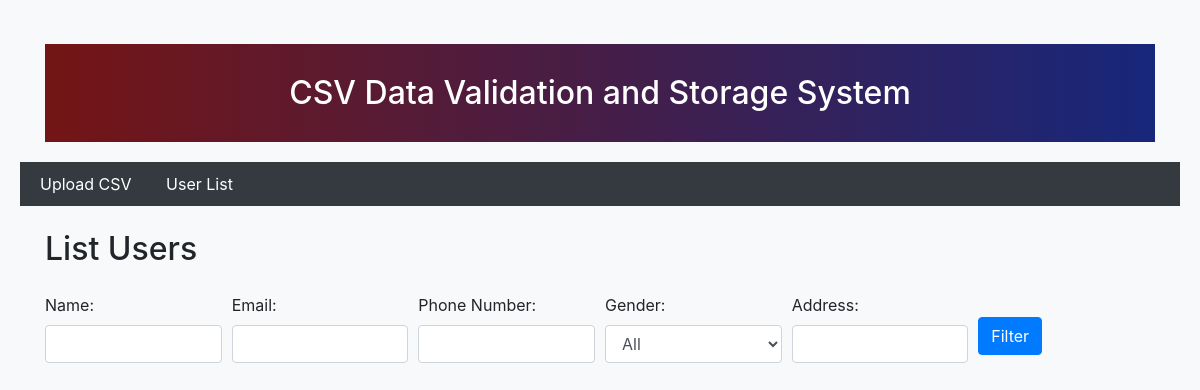
Page /list-users/ on the earlier database version.
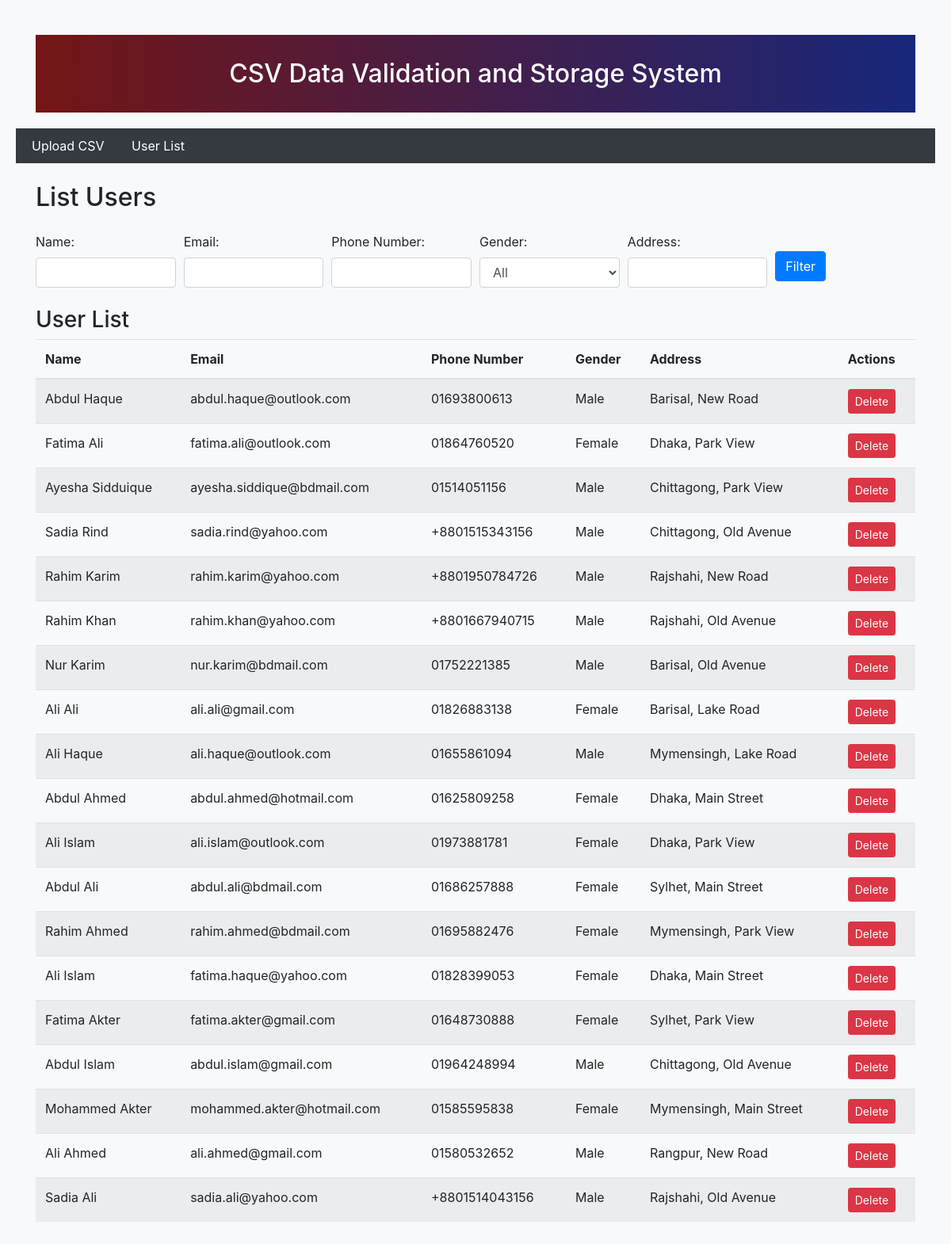
Same page on the later database version.
### csv_app/models.py (models this page shows)
class User(models.Model):
    name = models.CharField(max_length=100)
    email = models.EmailField(unique=True)
    phone_number = models.CharField(max_length=20)
    gender = models.CharField(max_length=10)
    address = models.CharField(max_length=255)

### csv_app/views.py (the view)
# urls.py: path('list-users/', list_users, name='list_users'),
def list_users(request):
    query = request.GET.get('q', '')
    filter_name = request.GET.get('name', '')
    filter_email = request.GET.get('email', '')
    filter_phone_number = request.GET.get('phone_number', '')
    filter_gender = request.GET.get('gender', '')
    filter_address = request.GET.get('address', '')
    users = User.objects.all()
    if filter_name:
        users = users.filter(name__icontains=filter_name)
    if filter_email:
        users = users.filter(email__icontains=filter_email)
    if filter_phone_number:
        users = users.filter(phone_number__icontains=filter_phone_number)
    if filter_address:
        users = users.filter(address__icontains=filter_address)
    if filter_gender:
        users = users.filter(gender__iexact=filter_gender)
    if query:
        users = users.filter(name__icontains=query)
    return render(request, 'csv_app/list_users.html', {'users': users, 'query': query})

### csv_app/templates/csv_app/list_users.html (shortened to what this page needs)
{% extends 'base.html' %}
{% block content %}
  <h2 class="mb-4">List Users</h2>
  <form method="get" action="{% url 'list_users' %}">
    <div class="form-row">
      <div class="col-md-2">
        <label for="name">Name:</label>
        <input type="text" class="form-control" name="name" value="{{ request.GET.name }}">
      </div>
      <div class="col-md-2">
        <label for="email">Email:</label>
        <input type="text" class="form-control" name="email" value="{{ request.GET.email }}">
      </div>
      <div class="col-md-2">
        <label for="phone_number">Phone Number:</label>
        <input type="text" class="form-control" name="phone_number" value="{{ request.GET.phone_number }}">
      </div>
      <div class="col-md-2">
        <label for="gender">Gender:</label>
        <select name="gender" class="form-control">
          <option value="">All</option>
        </select>
      </div>
      <div class="col-md-2">
        <label for="address">Address:</label>
        <input type="text" class="form-control" name="address" value="{{ request.GET.address }}">
      </div>
      <div class="col-md-2">
        <button type="submit" class="btn btn-primary mt-4">Filter</button>
      </div>
    </div>
  </form>
  {% if users %}
    <h3 class="mt-4">User List</h3>
    <div class="table-responsive">
      <table class="table table-striped">
        <thead>
          <tr>
            <th>Name</th>
            <th>Email</th>
            <th>Phone Number</th>
            <th>Gender</th>
            <th>Address</th>
            <th>Actions</th>
          </tr>
        </thead>
        <tbody>
          {% for user in users %}
            <tr>
              <td>{{ user.name }}</td>
              <td>{{ user.email }}</td>
              <td>{{ user.phone_number }}</td>
              <td>{{ user.gender }}</td>
              <td>{{ user.address }}</td>
              <td>
                <form method="post" action="{% url 'delete_user' user.id %}">
                  <button type="submit" class="btn btn-danger btn-sm">Delete</button>
                </form>
              </td>
            </tr>
          {% empty %}
            <tr>
              <td colspan="6">No users found.</td>
            </tr>
          {% endfor %}
        </tbody>
      </table>
    </div>
  {% endif %}
{% endblock %}

### csv_app/templates/base.html (shortened to what this page needs)
<!DOCTYPE html>
<html>
<head>
    <link rel="stylesheet" href="https://maxcdn.bootstrapcdn.com/bootstrap/4.0.0/css/bootstrap.min.css">
</head>
<body>
    <div class="container mt-4">
        <div class="title-container">
            <h1 class="text-center">CSV Data Validation and Storage System</h1>
        </div>
    </div>
    <nav>
        <ul>
            <li><a href="{% url 'upload_csv' %}">Upload CSV</a></li>
            <li><a href="{% url 'list_users' %}">User List</a></li>
        </ul>
    </nav>
    <div class="container mt-4">
        {% block content %}{% endblock %}
    </div>
</body>
</html>

### csv_app/templates/base.html (style rules this page uses)
body { background-color: #f8f9fa; padding: 20px; }
.title-container { background-image: linear-gradient(to right, #741515, #17277b); color: #fff; padding: 20px; margin-bottom: 20px; }
.title-container h1 { font-size: 32px; text-align: center; margin: 0; padding: 10px 0; }
nav { background-color: #343a40; padding: 10px; }
nav ul { list-style: none; margin: 0; padding: 0; }
nav ul li { display: inline-block; margin-right: 10px; }
nav ul li a { color: #fff; text-decoration: none; padding: 5px 10px; }

Differences in the rows shown:
added User: name "Abdul Haque", email "abdul.haque@outlook.com", phone_number "01693800613", gender "Male", address "Barisal, New Road"
added User: name "Fatima Ali", email "fatima.ali@outlook.com", phone_number "01864760520", gender "Female", address "Dhaka, Park View"
added User: name "Ayesha Sidduique", email "ayesha.siddique@bdmail.com", phone_number "01514051156", gender "Male", address "Chittagong, Park View"
added User: name "Sadia Rind", email "sadia.rind@yahoo.com", phone_number "+8801515343156", gender "Male", address "Chittagong, Old Avenue"
added User: name "Rahim Karim", email "rahim.karim@yahoo.com", phone_number "+8801950784726", gender "Male", address "Rajshahi, New Road"
added User: name "Rahim Khan", email "rahim.khan@yahoo.com", phone_number "+8801667940715", gender "Male", address "Rajshahi, Old Avenue"
added User: name "Nur Karim", email "nur.karim@bdmail.com", phone_number "01752221385", gender "Male", address "Barisal, Old Avenue"
added User: name "Ali Ali", email "ali.ali@gmail.com", phone_number "01826883138", gender "Female", address "Barisal, Lake Road"
added User: name "Ali Haque", email "ali.haque@outlook.com", phone_number "01655861094", gender "Male", address "Mymensingh, Lake Road"
added User: name "Abdul Ahmed", email "abdul.ahmed@hotmail.com", phone_number "01625809258", gender "Female", address "Dhaka, Main Street"
added User: name "Ali Islam", email "ali.islam@outlook.com", phone_number "01973881781", gender "Female", address "Dhaka, Park View"
added User: name "Abdul Ali", email "abdul.ali@bdmail.com", phone_number "01686257888", gender "Female", address "Sylhet, Main Street"
added User: name "Rahim Ahmed", email "rahim.ahmed@bdmail.com", phone_number "01695882476", gender "Female", address "Mymensingh, Park View"
added User: name "Ali Islam", email "fatima.haque@yahoo.com", phone_number "01828399053", gender "Female", address "Dhaka, Main Street"
added User: name "Fatima Akter", email "fatima.akter@gmail.com", phone_number "01648730888", gender "Female", address "Sylhet, Park View"
added User: name "Abdul Islam", email "abdul.islam@gmail.com", phone_number "01964248994", gender "Male", address "Chittagong, Old Avenue"
added User: name "Mohammed Akter", email "mohammed.akter@hotmail.com", phone_number "01585595838", gender "Female", address "Mymensingh, Main Street"
added User: name "Ali Ahmed", email "ali.ahmed@gmail.com", phone_number "01580532652", gender "Male", address "Rangpur, New Road"
added User: name "Sadia Ali", email "sadia.ali@yahoo.com", phone_number "+8801514043156", gender "Male", address "Rajshahi, Old Avenue"
Other differences:
text now shown: "User List Name Email Phone Number Gender Address Actions"
